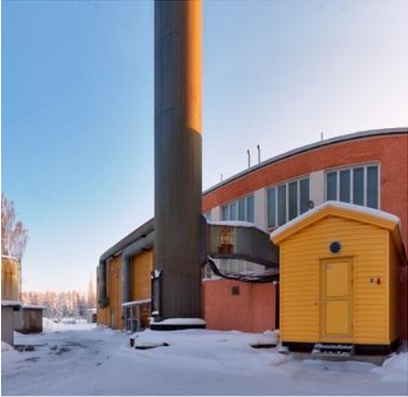
#> input picture Week6/Images/raw_1.png, 408 x 397 px, found by its file name
$ python q3.py
#> lines starting #> are read from the running program, lines starting #| are printed output that depends on the picture
import cv2 as cv
import numpy as np

img1 = cv.imread('Week6/Images/raw_1.png', 0)
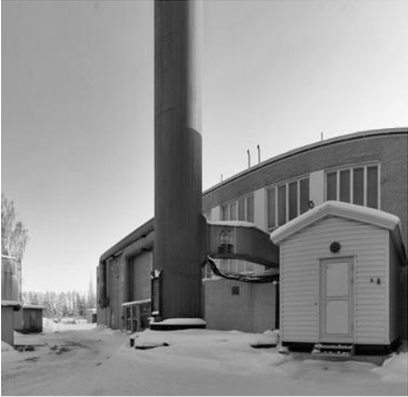
#> img1: shape (397, 408); min 0, max 255, mean 146.8
img2 = cv.imread('Week6/Images/raw_2.png', 0)
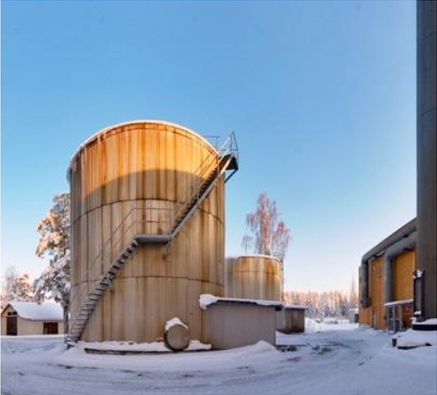
#> input picture Week6/Images/raw_2.png, 437 x 395 px, found by its file name
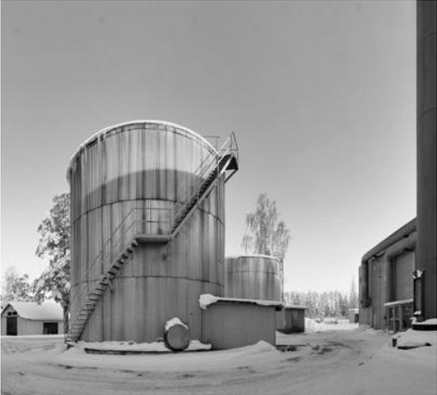
#> img2: shape (395, 437); min 0, max 253, mean 151.3

sift = cv.SIFT_create()
keypoints_1, descriptors_1 = sift.detectAndCompute(img1, None)
#> keypoints_1 = 550 keypoints; strongest (x, y, size): (166, 344, 2.7), (156, 312, 2.8), (157, 274, 3.3), (132, 341, 3.3)
keypoints_2, descriptors_2 = sift.detectAndCompute(img2, None)
#> keypoints_2 = 940 keypoints; strongest (x, y, size): (50, 327, 10), (418, 312, 2.8), (428, 344, 2.7), (419, 274, 3.2)

def Match_KeyPoints_Knn(descriptors_1, descriptors_2, treshold= 0.8):
#> called with treshold = 0.3
    Matches = []
    for i in range(len(descriptors_1)):
        distances = np.sqrt(np.sum((descriptors_2 - descriptors_1[i])**2, axis=1))
        min_dist_j = np.argmin(distances)
        min_d1 = distances[min_dist_j]
        min_d2 = np.min(np.delete(distances, min_dist_j))
        if min_d1/min_d2 < treshold:
            Matches.append(cv.DMatch(i, min_dist_j, distances[min_dist_j]))
#> this loop made 550 passes
#> (min_dist_j, min_d1, min_d2) on passes 1 to 3: (46, 207.6, 220.5), (753, 319.6, 336.8), (651, 191, 226)
#> after the loop, Matches = 87 matches
    return Matches


matches = Match_KeyPoints_Knn(descriptors_1, descriptors_2, 0.3)
#> matches = 87 matches

def trsfrm_pt_and_msre_dist(H, src_pt, dst_pt):
    src_pt_h = np.array([src_pt[0], src_pt[1], 1])
    transformed_pt_h = np.dot(H, src_pt_h)
    transformed_pt = transformed_pt_h[:2] / transformed_pt_h[2]
    distance = np.linalg.norm(transformed_pt - dst_pt)

    return distance

def RANSAC_Homography(keypoints_1, keypoints_2, matches, threshold=5.0, num_iterations=1000):
#> called with threshold = 5, num_iterations = 1000
    best_H, max_inliners = None, 0
    # get exact location of the matches
    src_pts = np.float32([keypoints_1[m.queryIdx].pt for m in matches])
#> src_pts = 87 pairs, first value 11.79 to 165.6, second value 2.51 to 359.2
    dst_pts = np.float32([keypoints_2[m.trainIdx].pt for m in matches])
#> dst_pts = 87 pairs, first value 273.9 to 427.8, second value 2.61 to 359.2

    if len(matches) < 4:
        return None

    for i in range(num_iterations):
        random_choice = np.random.choice(len(matches), 4, replace=False)
        src_choice = src_pts[random_choice]
        dst_choice = dst_pts[random_choice]
        H_candidate = cv.getPerspectiveTransform(src_choice, dst_choice)
        if H_candidate is None:
            continue
        # count inliers
        inliers_count = 0
        for j in range(len(matches)):
            dist = trsfrm_pt_and_msre_dist(H_candidate, src_pts[j], dst_pts[j])
            if dist < threshold:
                inliers_count += 1

        if inliers_count > max_inliners:
            max_inliners = inliers_count
            best_H = H_candidate
#> this loop made 1000 passes
#> (random_choice, max_inliners) on pass 1: ([2, 13, 53, 41], 57)
#> random_choice on pass 2: [47, 7, 57, 71]
    return best_H

print(RANSAC_Homography(keypoints_1, keypoints_2, matches))
#| [[ 9.75862913e-01 -4.95975310e-03  2.63743188e+02]
#|  [-9.21089090e-03  9.91496058e-01  1.32877538e+00]
#|  [-4.58525623e-05 -6.47019538e-06  1.00000000e+00]]
